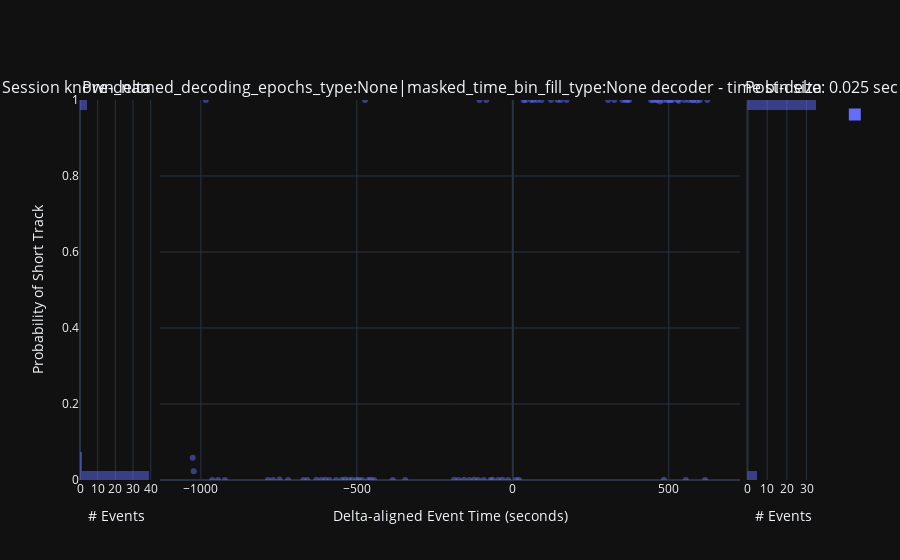

Here is the notebook cell this chart was saved with:
### Code cell
from pyphoplacecellanalysis.Pho2D.plotly.Extensions.plotly_helpers import build_single_plotly_marginal_scatter_and_hist_over_time

## INPUTS: a_decoded_per_epoch_marginals_df
#INPUTS: a_target_context: IdentifyingContext, a_result: DecodedFilterEpochsResult, a_decoded_marginal_posterior_df: pd.DataFrame, a_decoder: BasePositionDecoder
y_var_name: str = 'rolling_avg_P_Short'
_flat_out_figs_dict = {}
# a_target_context = curr_active_pipeline.build_display_context_for_filtered_session(filtered_session_name='maze_any', display_fn_name='DirectionalMergedDecoders')
a_target_context = curr_active_pipeline.build_display_context_for_session(display_fn_name='a_decoded_per_epoch_marginals_df', time_bin_size=0.025)
a_fig, a_figure_context = build_single_plotly_marginal_scatter_and_hist_over_time(a_decoded_posterior_df=a_decoded_per_epoch_marginals_df, a_target_context=a_target_context, y=y_var_name)
_flat_out_figs_dict[a_figure_context] = a_fig

a_fig.show()

### Figure 1 — Plotly figure (JSON) as saved in the notebook; plotly's stock layout.template omitted (floating-point values rounded to 4 significant figures)
{"data": [{"alignmentgroup": "True", "bingroup": "y", "hovertemplate": "count=%{x}<br>rolling_avg_P_Short=%{y}<extra></extra>", "legendgroup": "", "marker": {"color": "#636efa", "opacity": 0.5, "pattern": {"shape": ""}}, "name": "", "nbinsy": 25, "offsetgroup": "", "orientation": "h", "showlegend": true, "type": "histogram", "xaxis": "x", "xbins": {"end": 0.95, "size": 0.1, "start": 0.05}, "y": [0.0586, 1.229e-05, 1.318e-05, 1.198e-06, 0.0003497, 5.073e-07, 0.0005533, 1.695e-05, 0.0001146, 8.638e-09, 0.001555, 0.02277, 1.137e-13, 0.000849, 1.368e-06, 8.082e-05, 1.353e-07, 0.9999, 1.201e-05, 0.0003518, 3.606e-06, 0.0002754, 1.0, 9.047e-08, 0.0006675, 1.901e-07, 0.0008356, 1.372e-06, 0.0005923, 5.269e-06, 1.0, 1.243e-05, 1.0, 6.704e-10, 0.0002349, 0.0004956, 2.883e-08, 0.0003591, 7.005e-06, 2.232e-05, 4.38e-14, 5.678e-05, 2.713e-09, 0.001293], "yaxis": "y"}, {"hovertemplate": "delta_aligned_start_t=%{x}<br>rolling_avg_P_Short=%{y}<extra></extra>", "legendgroup": "", "marker": {"color": "#636efa", "line": {"width": 0}, "opacity": 0.5, "symbol": "circle"}, "mode": "markers", "name": "trace_scatter", "orientation": "v", "showlegend": false, "type": "scatter", "x": [-1026.0, -720.4, -671.5, -658.7, -629.7, -613.6, -601.0, -588.1, -566.4, -548.5, -538.0, -1023.0, -525.7, -515.3, -500.9, -493.2, -482.9, -473.9, -463.8, -455.2, -444.8, -385.0, -984.1, -344.9, -188.2, -174.3, -156.6, -139.3, -123.8, -111.1, -107.0, -93.14, -84.9, -963.5, -71.39, -64.71, -46.46, -33.48, -15.26, 10.63, 19.84, 34.72, 40.79, 58.24, -945.0, 66.22, 78.73, 91.68, 122.1, 143.6, 153.7, 172.2, 305.5, 324.9, 351.5, -922.9, 361.7, 366.6, 373.1, 443.4, 448.9, 458.6, 463.7, 471.2, 480.0, 484.2, -785.2, 493.3, 499.7, 506.0, 511.2, 528.4, 532.0, 550.1, 554.7, 563.7, 575.4, -768.9, 579.5, 590.8, 599.5, 616.5, 623.4, -748.0], "xaxis": "x2", "y": [0.0586, 1.229e-05, 1.318e-05, 1.198e-06, 0.0003497, 5.073e-07, 0.0005533, 1.695e-05, 0.0001146, 8.638e-09, 0.001555, 0.02277, 1.137e-13, 0.000849, 1.368e-06, 8.082e-05, 1.353e-07, 0.9999, 1.201e-05, 0.0003518, 3.606e-06, 0.0002754, 1.0, 9.047e-08, 0.0006675, 1.901e-07, 0.0008356, 1.372e-06, 0.0005923, 5.269e-06, 1.0, 1.243e-05, 1.0, 6.704e-10, 0.0002349, 0.0004956, 2.883e-08, 0.0003591, 7.005e-06, 1.162e-05, 1.198e-06, 0.9992, 1.0, 1.0, 2.232e-05, 1.0, 1.0, 1.0, 1.0, 1.0, 0.9999, 1.0, 0.9997, 1.0, 1.0, 4.38e-14, 1.0, 1.0, 1.0, 0.9994, 1.0, 1.0, 1.0, 0.9961, 1.0, 0.0008796, 5.678e-05, 1.0, 0.9994, 1.0, 1.0, 1.0, 0.9983, 1.0, 0.00025, 1.0, 0.9996, 2.713e-09, 1.0, 0.9985, 1.0, 0.000316, 1.0, 0.001293], "yaxis": "y2"}, {"alignmentgroup": "True", "bingroup": "y", "hovertemplate": "count=%{x}<br>rolling_avg_P_Short=%{y}<extra></extra>", "legendgroup": "", "marker": {"color": "#636efa", "opacity": 0.5, "pattern": {"shape": ""}}, "name": "trace_post_delta_hist", "nbinsy": 25, "offsetgroup": "", "orientation": "h", "showlegend": false, "type": "histogram", "xaxis": "x3", "xbins": {"end": 0.95, "size": 0.1, "start": 0.05}, "y": [1.162e-05, 1.198e-06, 0.9992, 1.0, 1.0, 1.0, 1.0, 1.0, 1.0, 1.0, 0.9999, 1.0, 0.9997, 1.0, 1.0, 1.0, 1.0, 1.0, 0.9994, 1.0, 1.0, 1.0, 0.9961, 1.0, 0.0008796, 1.0, 0.9994, 1.0, 1.0, 1.0, 0.9983, 1.0, 0.00025, 1.0, 0.9996, 1.0, 0.9985, 1.0, 0.000316, 1.0], "yaxis": "y3"}], "layout": {"annotations": [{"font": {"size": 16}, "showarrow": false, "text": "Pre-delta", "x": 0.049, "xanchor": "center", "xref": "paper", "y": 1, "yanchor": "bottom", "yref": "paper"}, {"font": {"size": 16}, "showarrow": false, "text": "Session known_named_decoding_epochs_type:None|masked_time_bin_fill_type:None decoder - time bin size: 0.025 sec", "x": 0.5, "xanchor": "center", "xref": "paper", "y": 1, "yanchor": "bottom", "yref": "paper"}, {"font": {"size": 16}, "showarrow": false, "text": "Post-delta", "x": 0.951, "xanchor": "center", "xref": "paper", "y": 1, "yanchor": "bottom", "yref": "paper"}], "barmode": "overlay", "legend": {"itemsizing": "constant", "traceorder": "grouped"}, "meta": {"figure_context": {"comparison": "pre-post-delta", "data_grain": null, "epochs_name": null, "histogram_variable_name": "rolling_avg_P_Short", "num_unique_sessions": 1, "plot_type": "scatter+hist", "t_bin_size": 0.025, "title": "Session known_named_decoding_epochs_type:None|masked_time_bin_fill_type:None decoder - time bin size: 0.025 sec", "variable_name": "rolling_avg_P_Short"}, "preferred_filename": "rolling_avg_P_Short_1_0.025_Session known_named_decoding_epochs_type-None|masked_time_bin_fill_type-None decoder - time bin size- 0.025 sec_None_None_scatter+hist_pre-post-delta_rolling_avg_P_Short"}, "xaxis": {"anchor": "y", "domain": [0, 0.098], "title": {"text": "# Events"}}, "xaxis2": {"anchor": "y2", "domain": [0.108, 0.892], "title": {"text": "Delta-aligned Event Time (seconds)"}}, "xaxis3": {"anchor": "y3", "domain": [0.902, 1], "title": {"text": "# Events"}}, "yaxis": {"anchor": "x", "autorange": false, "domain": [0, 1], "fixedrange": true, "range": [0, 1], "title": {"text": "Probability of Short Track"}}, "yaxis2": {"anchor": "x2", "domain": [0, 1], "matches": "y", "showticklabels": false}, "yaxis3": {"anchor": "x3", "domain": [0, 1], "matches": "y", "showticklabels": false}}}
